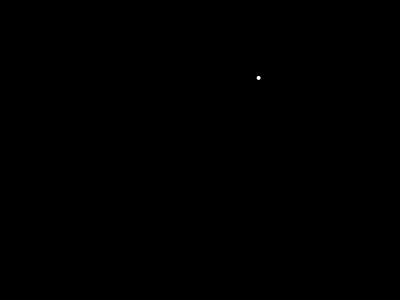
Frame 1 (no input)
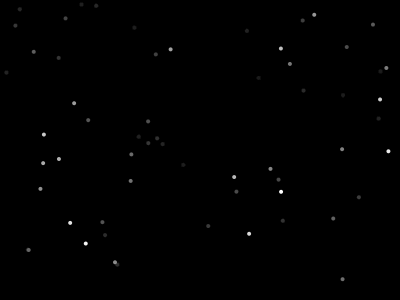
Frame 60 (the mouse pressed at the canvas centre just before this capture)
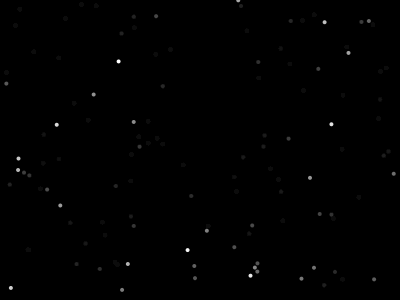
Frame 120 (the mouse held since frame 60 and released just before this capture)

The Processing sketch that drew these frames (run headless with seeded random() and noise(); from frame 60 on, the mouse is pressed at the canvas centre):

// Processing sketch: fadeOutEffect
// ── fadeOutEffect.pde
void setup() {
  size(400, 300);
  background(0);
  noStroke();
}

void draw() {
  fill(0, 10);
  rect(0,0,width,height);
  fill(255);
  ellipse(random(width), random(height), 4, 4);
}
